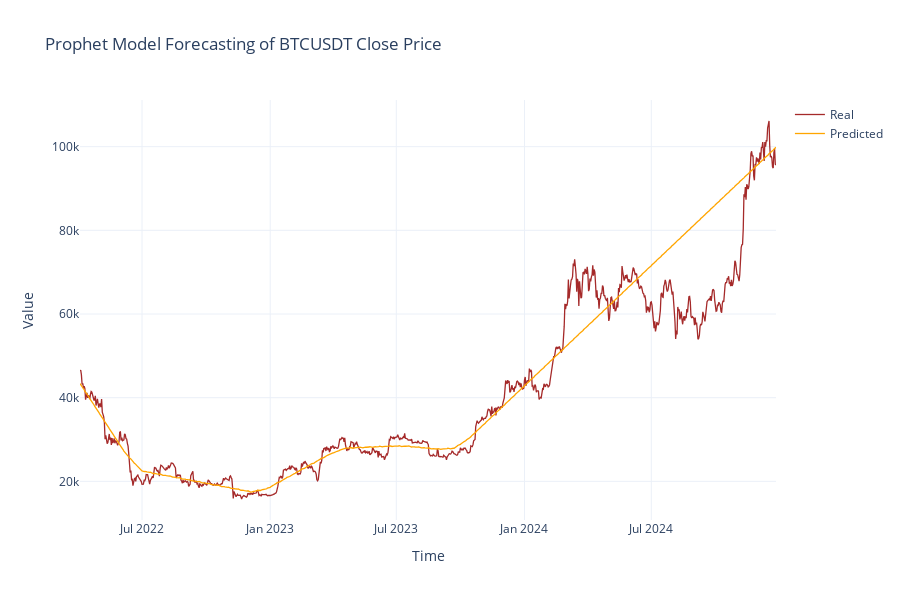

Notebook cell for this chart:
### Code cell
# plot using plotly the close price and the forecasted price
fig = go.Figure()

fig.add_trace(go.Scatter(
    x=data.index, 
    y=data['close'], 
    mode='lines', 
    line=dict(color='brown', width=1.3),
    name='Real'
))

fig.add_trace(go.Scatter(
    x=forcast['ds'], 
    y=forcast['yhat'], 
    mode='lines', 
    line=dict(color='orange', width=1.3),
    name='Predicted'
))

fig.update_layout(
    title='Prophet Model Forecasting of BTCUSDT Close Price',
    xaxis_title='Time',
    yaxis_title='Value',
    template='plotly_white',
    height=600,
    width=900
)

fig.show()

### Figure 1 — Plotly figure (JSON) as saved in the notebook; plotly's stock layout.template omitted (floating-point values rounded to 4 significant figures; data arrays with more than 128 entries replaced by an {"elided": "..."} marker saying what was removed)
{"data": [{"line": {"color": "brown", "width": 1.3}, "mode": "lines", "name": "Real", "type": "scatter", "x": {"elided": "1000 str values"}, "y": {"elided": "1000 float values"}}, {"line": {"color": "orange", "width": 1.3}, "mode": "lines", "name": "Predicted", "type": "scatter", "x": {"elided": "1000 str values"}, "y": {"elided": "1000 float values"}}], "layout": {"height": 600, "title": {"text": "Prophet Model Forecasting of BTCUSDT Close Price"}, "width": 900, "xaxis": {"title": {"text": "Time"}}, "yaxis": {"title": {"text": "Value"}}}}
